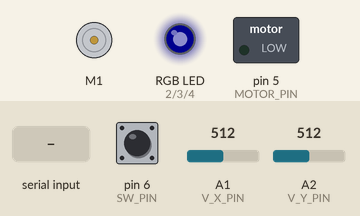
Recording of a sketch running on a simulated Arduino Uno, built with avr-gcc and run on an emulated ATmega328P. Shown: DC motor (green arrow = forward, orange = backward, longer = faster), switched loads named in the sketch (green lamp = pin HIGH), an RGB LED mixed from three pins (HIGH = lit). The inputs (shaded band) are chosen by the test bench; at power-on: A1 (V_X_PIN) = 512, pin 6 (SW_PIN) HIGH, A2 (V_Y_PIN) = 512. Dim RGB values are drawn brighter than linear; EEPROM starts erased; pins used as bus, display or sensor lines are not drawn; what the sketch prints to the serial monitor is not drawn.

Above: at 2.4 s.
2.5 s: byte 17 (COMMAND1) received over Serial
At 2.9 s:
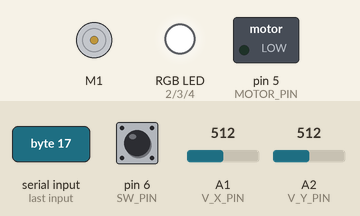
4.6 s: byte 18 (COMMAND2) received over Serial
At 6.7 s:
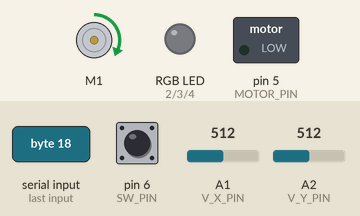
7.1 s: A1 (V_X_PIN) set to 13
10.1 s: A1 (V_X_PIN) set to 10
At 12.0 s:
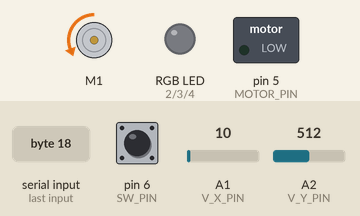
12.6 s: byte 19 (COMMAND3) received over Serial
At 20.0 s:
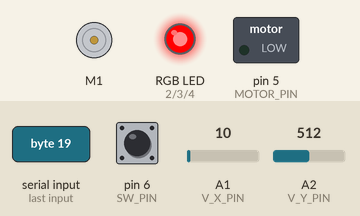
Timing chart, 0 to 20.7 s (numbered marks = the images above; inputs shaded):
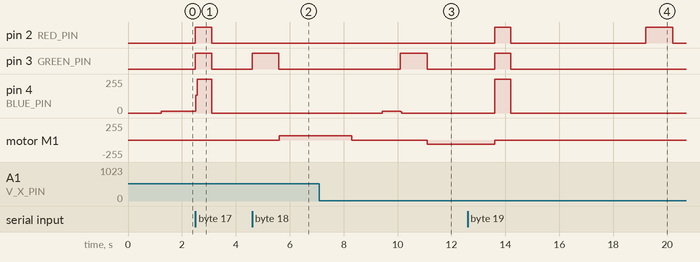

Measured:
- the behaviour switches between 12 and 11 on A1 (V_X_PIN) (found by bisection; images 2 and 3)
- after the input at 2.5 s, pin 2 (RED_PIN), pin 3 (GREEN_PIN): LOW → HIGH at once, → LOW 0.60 s later; pin 4 (BLUE_PIN): 14/255 → 255/255 at once, → 0/255 0.58 s later
- after the input at 4.6 s, pin 3 (GREEN_PIN): LOW → HIGH at once, → LOW 1.0 s later; motor M1: stopped → forward 64/255 after 1.0 s
- after the input at 10.1 s, pin 3 (GREEN_PIN): LOW → HIGH at once, → LOW 1.0 s later; pin 4 (BLUE_PIN): 14/255 → 0/255 at once; motor M1: stopped → backward 64/255 after 1.0 s
- after the input at 12.6 s, pin 2 (RED_PIN): LOW → HIGH after 1.0 s, → LOW 0.60 s later, → HIGH 5.0 s later, → LOW 1.0 s later; pin 4 (BLUE_PIN): 0/255 → 255/255 after 1.0 s, → 0/255 0.60 s later; motor M1: goes on until 13.6 s, then stays stopped

The sketch:

HandyCabinet.ino
```cpp
#include <SoftwareSerial.h>
#include <SabertoothSimplified.h>
#include <EEPROM.h>

// Pins
#define MIC_RX_PIN 0
#define MIC_TX_PIN 1
#define RED_PIN 2
#define GREEN_PIN 3
#define BLUE_PIN 4
#define MOTOR_PIN 5
#define SW_PIN 6
#define RESET_PIN 7
#define V_X_PIN 1
#define V_Y_PIN 2

// Voice module
#define HEADER 0xAA
//// Keys
#define WAITING_MODE 0x00
#define COMPACT_MODE 0x37
#define GROUP1 0x21
#define GROUP2 0x22
#define GROUP3 0x23
#define COMMAND1 0x11 // Cabinet In
#define COMMAND2 0x12 // Cabinet In
#define COMMAND3 0x13 // Cabinet Out
#define COMMAND4 0x14 // Cabinet Out
#define COMMAND5 0x15 // Cancel
//// Simple vars
#define COMMAND_WAIT_TIME 5000
#define DELAY_TIME 300

// Cabinet
#define MOVE_TIME_OUT 2500
#define MOVE_TIME_IN 2690
#define ADDRESS_OF_STATE 1
#define DEFAULT_STATE false // false is for the cabinet being in and true for it being out.

// Motor
#define M_FORWARD_SPEED -32
#define M_BACKWARD_SPEED 32
#define M_STOP_SPEED 0

// Joystick
#define RESTING 512
#define JOYSTICK_THRESHOLD 500 // Can be an integer between 0 - 512 (both ends inclusive)

// etc
#define BLINK_TIME 1000
#define DELAY_BEFORE_RESET 500

SoftwareSerial SWSerial(NOT_A_PIN, MOTOR_PIN);
SabertoothSimplified ST(SWSerial);

void setup()
{
  Serial.begin(9600);
  SWSerial.begin(9600);

  pinMode(SW_PIN, INPUT_PULLUP);
  if (digitalRead(SW_PIN) == LOW) // Check if user is holding down on the joystick while
  {                               // the arudino is being set up
    EEPROM.write(ADDRESS_OF_STATE, DEFAULT_STATE);
    color(HIGH, HIGH, HIGH, BLINK_TIME); // Blink white light to confirm state reset
  }

  pinMode(RED_PIN, OUTPUT);
  pinMode(GREEN_PIN, OUTPUT);
  pinMode(BLUE_PIN, OUTPUT);
  pinMode(MOTOR_PIN, OUTPUT);

  digitalWrite(RESET_PIN, HIGH);
  pinMode(RESET_PIN, OUTPUT);

  pinMode(MIC_TX_PIN, INPUT);
  sendCommand(COMPACT_MODE);
  sendCommand(GROUP1);

  Serial.flush();
}

void loop()
{
  colorOff();
  if (Serial.available())
  {
    byte input = Serial.read();
    if (input == COMMAND1 || input == COMMAND2) // If Saul said his activation command, or
    {                                           // whoever's voice was recorded for commands 1 and 2 in group 1.
      colorOn(HIGH, HIGH, HIGH);
      sendCommand(GROUP2);
      colorOff();
      doCommand(getCommand());
    }
    else if (input == COMMAND3 || input == COMMAND4) // If Leme said her activation command, or
    {                                                // whoever's voice was recorded for commands 3 and 4 in group 1.
      colorOn(HIGH, HIGH, HIGH);
      sendCommand(GROUP3);
      colorOff();
      doCommand(getCommand());
    }
  }
  checkJoystick();
  colorOn(LOW, LOW, HIGH);
}

int sendCommand(byte hex)
{
  Serial.write(HEADER); // Go to waiting mode first
  Serial.write(byte(WAITING_MODE));
  delay(DELAY_TIME);
  Serial.flush();
  Serial.write(HEADER); // Then send command
  Serial.write(hex);
  delay(DELAY_TIME);
  return Serial.read(); // Return response
}

void reset()
{
  Serial.flush();
  delay(DELAY_BEFORE_RESET);
  digitalWrite(RESET_PIN, LOW);
}

int getCommand()
{
  int in = -1;
  unsigned long startTime = millis();
  while (millis() <= startTime + COMMAND_WAIT_TIME && !isValidCommand(in))
    if (Serial.available())
      in = Serial.read();
  return in;
}

void doCommand(int in)
{
  if (isValidCommand(in))
  {
    color(LOW, HIGH, LOW, BLINK_TIME);
    doAction(in);
  }
  else color(HIGH, LOW, LOW, BLINK_TIME);
  reset(); // The reset is needed because the voice module fails to listen again unless reseted
  sendCommand(GROUP1);
}

void color(byte red, byte green, byte blue, unsigned long blinkTime)
{
  colorOn(red, green, blue);
  delay(blinkTime);
  colorOff();
}

void colorOn(byte red, byte green, byte blue)
{
  digitalWrite(RED_PIN, red);
  digitalWrite(GREEN_PIN, green);
  digitalWrite(BLUE_PIN, blue);
}

void colorOff()
{
  digitalWrite(RED_PIN, LOW);
  digitalWrite(GREEN_PIN, LOW);
  digitalWrite(BLUE_PIN, LOW);
}

bool isValidCommand(int choice)
{
  switch (choice)
  {
    case (COMMAND1):
      return true;
      break;
    case (COMMAND2):
      return true;
      break;
    case (COMMAND3):
      return true;
      break;
    case (COMMAND4):
      return true;
      break;
    case (COMMAND5):
      return true;
      break;
    default:
      return false;
      break;
  }
}

void doAction(int choice)
{
  switch (choice)
  {
    case (COMMAND1):
      moveCabinetIn();
      break;
    case (COMMAND2):
      moveCabinetIn();
      break;
    case (COMMAND3):
      moveCabinetOut();
      break;
    case (COMMAND4):
      moveCabinetOut();
      break;
    case (COMMAND5):
      cancel();
      break;
  }
}

void checkJoystick()
{
  if (!isJoystickResting())
  {
    color(LOW, HIGH, LOW, BLINK_TIME);
    if (isOut())
      moveCabinetIn();
    else
      moveCabinetOut();
  }
}

bool isOut()
{
  return EEPROM.read(ADDRESS_OF_STATE) != false;
}

void flipState()
{
  EEPROM.write(ADDRESS_OF_STATE, !isOut());
}

bool isJoystickResting()
{
  int readingX = getJoystickReadingX();
  int readingY = getJoystickReadingY();
  return isWithinJoystickRange(readingX) && isWithinJoystickRange(readingY);
}

bool isWithinJoystickRange(int reading)
{
  return RESTING - JOYSTICK_THRESHOLD <= reading &&
         RESTING + JOYSTICK_THRESHOLD >= reading;
}

int getJoystickReadingX()
{
  return analogRead(V_X_PIN);
}

int getJoystickReadingY()
{
  return analogRead(V_Y_PIN);
}

void moveCabinetIn()
{
  if (!isOut()) return;

  unsigned long startTime = millis();
  while (millis() < startTime + MOVE_TIME_IN)
    moveBackward();
  stopMotor();
  flipState();
}

void moveCabinetOut()
{
  if (isOut()) return;

  unsigned long startTime = millis();
  while (millis() < startTime + MOVE_TIME_OUT)
    moveForward();
  stopMotor();
  flipState();
}

void moveBackward()
{
  ST.motor(M_BACKWARD_SPEED);
}

void moveForward()
{
  ST.motor(M_FORWARD_SPEED);
}

void stopMotor()
{
  ST.motor(M_STOP_SPEED);
}

void turnLightsOn()
{
  // Turn the lights on
}

void turnLightsOff()
{
  // Turn the lights off
}

void cancel() // Dummy method
{
  return;
}
```
